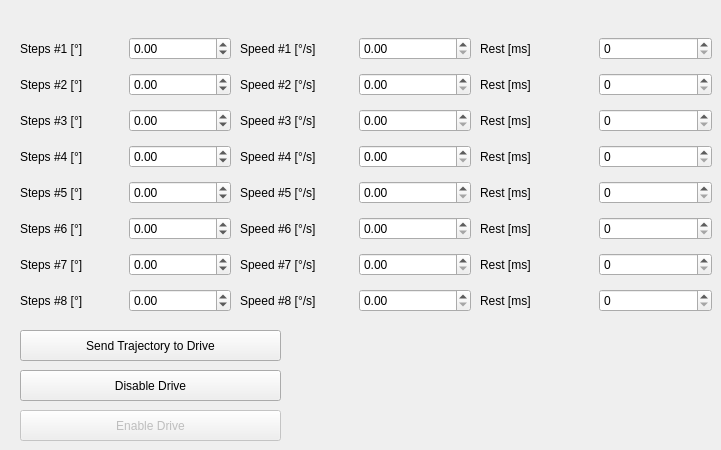
    <widget class="QWidget" name="ComplexTab4">
     <attribute name="title">
      <string>Drive 4</string>
     </attribute>
     <widget class="QWidget" name="layoutWidget_33">
      <property name="geometry">
       <rect>
        <x>20</x>
        <y>30</y>
        <width>211</width>
        <height>292</height>
       </rect>
      </property>
      <layout class="QGridLayout" name="gridLayout_20">
       <item row="0" column="0">
        <widget class="QLabel" name="labelCSteps1_4">
         <property name="text">
          <string>Steps #1 [°]</string>
         </property>
        </widget>
       </item>
       <item row="1" column="0">
        <widget class="QLabel" name="labelCSteps2_4">
         <property name="text">
          <string>Steps #2 [°]</string>
         </property>
        </widget>
       </item>
       <item row="2" column="0">
        <widget class="QLabel" name="labelCSSteps3_4">
         <property name="text">
          <string>Steps #3 [°]</string>
         </property>
        </widget>
       </item>
       <item row="3" column="0">
        <widget class="QLabel" name="labelCSSteps4_4">
         <property name="text">
          <string>Steps #4 [°]</string>
         </property>
        </widget>
       </item>
       <item row="5" column="0">
        <widget class="QLabel" name="labelCSteps6_4">
         <property name="text">
          <string>Steps #6 [°]</string>
         </property>
        </widget>
       </item>
       <item row="6" column="0">
        <widget class="QLabel" name="labelCSteps7_4">
         <property name="text">
          <string>Steps #7 [°]</string>
         </property>
        </widget>
       </item>
       <item row="7" column="0">
        <widget class="QLabel" name="labelCSteps8_4">
         <property name="text">
          <string>Steps #8 [°]</string>
         </property>
        </widget>
       </item>
       <item row="4" column="0">
        <widget class="QLabel" name="labelCSteps5_4">
         <property name="text">
          <string>Steps #5 [°]</string>
         </property>
        </widget>
       </item>
       <item row="0" column="1">
        <widget class="QDoubleSpinBox" name="sbSteps4_1">
         <property name="minimum">
          <double>-720.000000000000000</double>
         </property>
         <property name="maximum">
          <double>720.000000000000000</double>
         </property>
        </widget>
       </item>
       <item row="1" column="1">
        <widget class="QDoubleSpinBox" name="sbSteps4_2">
         <property name="minimum">
          <double>-720.000000000000000</double>
         </property>
         <property name="maximum">
          <double>720.000000000000000</double>
         </property>
        </widget>
       </item>
       <item row="2" column="1">
        <widget class="QDoubleSpinBox" name="sbSteps4_3">
         <property name="minimum">
          <double>-720.000000000000000</double>
         </property>
         <property name="maximum">
          <double>720.000000000000000</double>
         </property>
        </widget>
       </item>
       <item row="3" column="1">
        <widget class="QDoubleSpinBox" name="sbSteps4_4">
         <property name="minimum">
          <double>-720.000000000000000</double>
         </property>
         <property name="maximum">
          <double>720.000000000000000</double>
         </property>
        </widget>
       </item>
       <item row="4" column="1">
        <widget class="QDoubleSpinBox" name="sbSteps4_5">
         <property name="minimum">
          <double>-720.000000000000000</double>
         </property>
         <property name="maximum">
          <double>720.000000000000000</double>
         </property>
        </widget>
       </item>
       <item row="5" column="1">
        <widget class="QDoubleSpinBox" name="sbSteps4_6">
         <property name="minimum">
          <double>-720.000000000000000</double>
         </property>
         <property name="maximum">
          <double>720.000000000000000</double>
         </property>
        </widget>
       </item>
       <item row="6" column="1">
        <widget class="QDoubleSpinBox" name="sbSteps4_7">
         <property name="minimum">
          <double>-720.000000000000000</double>
         </property>
         <property name="maximum">
          <double>720.000000000000000</double>
         </property>
        </widget>
       </item>
       <item row="7" column="1">
        <widget class="QDoubleSpinBox" name="sbSteps4_8">
         <property name="minimum">
          <double>-720.000000000000000</double>
         </property>
         <property name="maximum">
          <double>720.000000000000000</double>
         </property>
        </widget>
       </item>
      </layout>
     </widget>
     <widget class="QWidget" name="layoutWidget_35">
      <property name="geometry">
       <rect>
        <x>240</x>
        <y>30</y>
        <width>231</width>
        <height>292</height>
       </rect>
      </property>
      <layout class="QGridLayout" name="gridLayout_21">
       <item row="0" column="0">
        <widget class="QLabel" name="labelCSpeed1_6">
         <property name="text">
          <string>Speed #1 [°/s]</string>
         </property>
        </widget>
       </item>
       <item row="1" column="0">
        <widget class="QLabel" name="labelCSpeed2_6">
         <property name="text">
          <string>Speed #2 [°/s]</string>
         </property>
        </widget>
       </item>
       <item row="2" column="0">
        <widget class="QLabel" name="labelCSpeed3_6">
         <property name="text">
          <string>Speed #3 [°/s]</string>
         </property>
        </widget>
       </item>
       <item row="3" column="0">
        <widget class="QLabel" name="labelCSpeed4_6">
         <property name="text">
          <string>Speed #4 [°/s]</string>
         </property>
        </widget>
       </item>
       <item row="4" column="0">
        <widget class="QLabel" name="labelCSpeed5_5">
         <property name="text">
          <string>Speed #5 [°/s]</string>
         </property>
        </widget>
       </item>
       <item row="5" column="0">
        <widget class="QLabel" name="labelCSpeed6_5">
         <property name="text">
          <string>Speed #6 [°/s]</string>
         </property>
        </widget>
       </item>
       <item row="6" column="0">
        <widget class="QLabel" name="labelCSpeed7_5">
         <property name="text">
          <string>Speed #7 [°/s]</string>
         </property>
        </widget>
       </item>
       <item row="7" column="0">
        <widget class="QLabel" name="labelCSpeed8_5">
         <property name="text">
          <string>Speed #8 [°/s]</string>
         </property>
        </widget>
       </item>
       <item row="0" column="1">
        <widget class="QDoubleSpinBox" name="sbSpeed4_1">
         <property name="maximum">
          <double>1100.000000000000000</double>
         </property>
        </widget>
       </item>
       <item row="1" column="1">
        <widget class="QDoubleSpinBox" name="sbSpeed4_2">
         <property name="maximum">
          <double>1100.000000000000000</double>
         </property>
        </widget>
       </item>
       <item row="2" column="1">
        <widget class="QDoubleSpinBox" name="sbSpeed4_3">
         <property name="maximum">
          <double>1100.000000000000000</double>
         </property>
        </widget>
       </item>
       <item row="3" column="1">
        <widget class="QDoubleSpinBox" name="sbSpeed4_4">
         <property name="maximum">
          <double>1100.000000000000000</double>
         </property>
        </widget>
       </item>
       <item row="4" column="1">
        <widget class="QDoubleSpinBox" name="sbSpeed4_5">
         <property name="maximum">
          <double>1100.000000000000000</double>
         </property>
        </widget>
       </item>
       <item row="5" column="1">
        <widget class="QDoubleSpinBox" name="sbSpeed4_6">
         <property name="maximum">
          <double>1100.000000000000000</double>
         </property>
        </widget>
       </item>
       <item row="6" column="1">
        <widget class="QDoubleSpinBox" name="sbSpeed4_7">
         <property name="maximum">
          <double>1100.000000000000000</double>
         </property>
        </widget>
       </item>
       <item row="7" column="1">
        <widget class="QDoubleSpinBox" name="sbSpeed4_8">
         <property name="maximum">
          <double>1100.000000000000000</double>
         </property>
        </widget>
       </item>
      </layout>
     </widget>
     <widget class="QWidget" name="layoutWidget_6">
      <property name="geometry">
       <rect>
        <x>480</x>
        <y>30</y>
        <width>232</width>
        <height>292</height>
       </rect>
      </property>
      <layout class="QGridLayout" name="gridLayout_10">
       <item row="0" column="0">
        <widget class="QLabel" name="lCRest4_1">
         <property name="text">
          <string>Rest [ms]</string>
         </property>
        </widget>
       </item>
       <item row="0" column="1">
        <widget class="QSpinBox" name="sbCRest4_1">
         <property name="maximum">
          <number>10000</number>
         </property>
         <property name="value">
          <number>0</number>
         </property>
        </widget>
       </item>
       <item row="1" column="0">
        <widget class="QLabel" name="lCRest4_2">
         <property name="text">
          <string>Rest [ms]</string>
         </property>
        </widget>
       </item>
       <item row="1" column="1">
        <widget class="QSpinBox" name="sbCRest4_2">
         <property name="maximum">
          <number>10000</number>
         </property>
         <property name="value">
          <number>0</number>
         </property>
        </widget>
       </item>
       <item row="2" column="0">
        <widget class="QLabel" name="lCRest4_3">
         <property name="text">
          <string>Rest [ms]</string>
         </property>
        </widget>
       </item>
       <item row="2" column="1">
        <widget class="QSpinBox" name="sbCRest4_3">
         <property name="maximum">
          <number>10000</number>
         </property>
         <property name="value">
          <number>0</number>
         </property>
        </widget>
       </item>
       <item row="3" column="0">
        <widget class="QLabel" name="lCRest4_4">
         <property name="text">
          <string>Rest [ms]</string>
         </property>
        </widget>
       </item>
       <item row="3" column="1">
        <widget class="QSpinBox" name="sbCRest4_4">
         <property name="maximum">
          <number>10000</number>
         </property>
         <property name="value">
          <number>0</number>
         </property>
        </widget>
       </item>
       <item row="4" column="0">
        <widget class="QLabel" name="lCRest4_5">
         <property name="text">
          <string>Rest [ms]</string>
         </property>
        </widget>
       </item>
       <item row="5" column="1">
        <widget class="QSpinBox" name="sbCRest4_6">
         <property name="maximum">
          <number>10000</number>
         </property>
         <property name="value">
          <number>0</number>
         </property>
        </widget>
       </item>
       <item row="5" column="0">
        <widget class="QLabel" name="lCRest4_6">
         <property name="text">
          <string>Rest [ms]</string>
         </property>
        </widget>
       </item>
       <item row="6" column="0">
        <widget class="QLabel" name="lCRest4_7">
         <property name="text">
          <string>Rest [ms]</string>
         </property>
        </widget>
       </item>
       <item row="6" column="1">
        <widget class="QSpinBox" name="sbCRest4_7">
         <property name="maximum">
          <number>10000</number>
         </property>
         <property name="value">
          <number>0</number>
         </property>
        </widget>
       </item>
       <item row="7" column="0">
        <widget class="QLabel" name="lCRest4_8">
         <property name="text">
          <string>Rest [ms]</string>
         </property>
        </widget>
       </item>
       <item row="7" column="1">
        <widget class="QSpinBox" name="sbCRest4_8">
         <property name="maximum">
          <number>10000</number>
         </property>
         <property name="value">
          <number>0</number>
         </property>
        </widget>
       </item>
       <item row="4" column="1">
        <widget class="QSpinBox" name="sbCRest4_5">
         <property name="maximum">
          <number>10000</number>
         </property>
         <property name="value">
          <number>0</number>
         </property>
        </widget>
       </item>
      </layout>
     </widget>
     <widget class="QPushButton" name="pbSendTraj4">
      <property name="geometry">
       <rect>
        <x>20</x>
        <y>330</y>
        <width>261</width>
        <height>31</height>
       </rect>
      </property>
      <property name="text">
       <string>Send Trajectory to Drive</string>
      </property>
     </widget>
     <widget class="QPushButton" name="pbDisableDrive4">
      <property name="geometry">
       <rect>
        <x>20</x>
        <y>370</y>
        <width>261</width>
        <height>31</height>
       </rect>
      </property>
      <property name="text">
       <string>Disable Drive</string>
      </property>
     </widget>
     <widget class="QPushButton" name="pbEnableDrive4">
      <property name="enabled">
       <bool>false</bool>
      </property>
      <property name="geometry">
       <rect>
        <x>20</x>
        <y>410</y>
        <width>261</width>
        <height>31</height>
       </rect>
      </property>
      <property name="text">
       <string>Enable Drive</string>
      </property>
     </widget>
    </widget>
